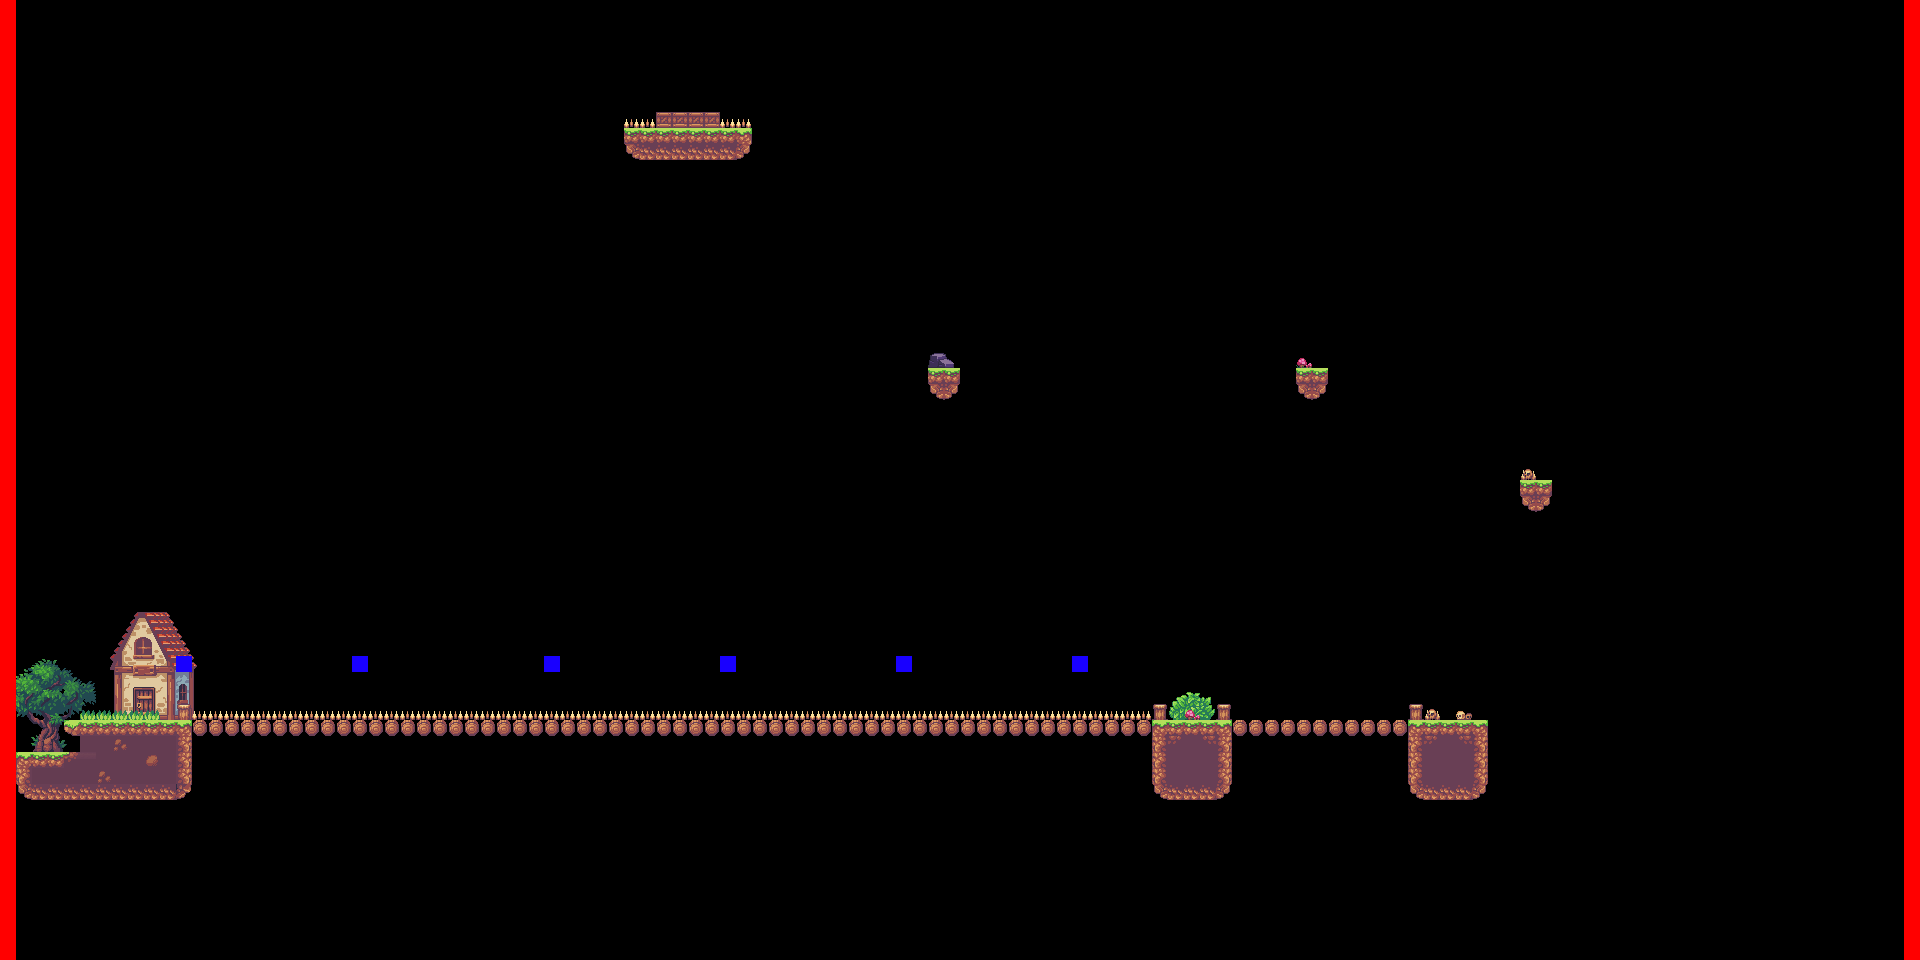

A level layout from a 2D game, rendered from its tile map. Below: a short description, then the map file with tile-grid data replaced by summaries:
An orthogonal 120x60 tile map with 16x16 px tiles, 4 tile layers (BackgroundDecorator, Collision, HiddenCollision, ForegroundDecorator), 3 tilesets and 49 objects (37x Gem, 5x EagleEnemy, 4x FrogSpringboard, Spawn Point, Exit, ...).

<map version="1.2" tiledversion="1.2.4" orientation="orthogonal" renderorder="right-down" width="120" height="60" tilewidth="16" tileheight="16" infinite="0" nextlayerid="13" nextobjectid="311">
 <tileset firstgid="1" name="props" tilewidth="16" tileheight="16" tilecount="364" columns="26">
  <image source="../tilesets/environment/props.png" width="416" height="224" />
  <tile id="317">
   <properties>
    <property name="collides" type="bool" value="true" />
   </properties>
  </tile>
  <tile id="321">
   <properties>
    <property name="collide_dmg" type="bool" value="true" />
   </properties>
  </tile>
 </tileset>
 <tileset firstgid="365" name="widgets" tilewidth="16" tileheight="16" tilecount="8" columns="8">
  <image source="../tilesets/widgets/widgets.png" width="128" height="16" />
  <tile id="0">
   <properties>
    <property name="widget" type="bool" value="true" />
   </properties>
  </tile>
  <tile id="1">
   <properties>
    <property name="collides" type="bool" value="true" />
    <property name="widget" type="bool" value="true" />
   </properties>
  </tile>
  <tile id="2">
   <properties>
    <property name="widget" type="bool" value="true" />
   </properties>
  </tile>
  <tile id="3">
   <properties>
    <property name="widget" type="bool" value="true" />
   </properties>
  </tile>
  <tile id="4">
   <properties>
    <property name="widget" type="bool" value="true" />
   </properties>
  </tile>
  <tile id="5">
   <properties>
    <property name="widget" type="bool" value="true" />
   </properties>
  </tile>
  <tile id="6">
   <properties>
    <property name="widget" type="bool" value="true" />
   </properties>
  </tile>
  <tile id="7">
   <properties>
    <property name="widget" type="bool" value="true" />
   </properties>
  </tile>
 </tileset>
 <tileset firstgid="373" name="tileset" tilewidth="16" tileheight="16" tilecount="585" columns="15">
  <image source="../tilesets/environment/tileset-extruded.png" width="240" height="624" />
  <tile id="16">
   <properties>
    <property name="collides" type="bool" value="true" />
   </properties>
  </tile>
  <tile id="18">
   <properties>
    <property name="collides" type="bool" value="true" />
   </properties>
  </tile>
  <tile id="20">
   <properties>
    <property name="collides" type="bool" value="true" />
   </properties>
  </tile>
  <tile id="22">
   <properties>
    <property name="collides" type="bool" value="true" />
   </properties>
  </tile>
  <tile id="24">
   <properties>
    <property name="collide_top_only" type="bool" value="true" />
    <property name="collides" type="bool" value="true" />
   </properties>
  </tile>
  <tile id="26">
   <properties>
    <property name="collide_top_only" type="bool" value="true" />
    <property name="collides" type="bool" value="true" />
   </properties>
  </tile>
  <tile id="28">
   <properties>
    <property name="collides" type="bool" value="true" />
   </properties>
  </tile>
  <tile id="110">
   <properties>
    <property name="collides" type="bool" value="true" />
   </properties>
  </tile>
  <tile id="114">
   <properties>
    <property name="collides" type="bool" value="true" />
   </properties>
  </tile>
  <tile id="116">
   <properties>
    <property name="collides" type="bool" value="true" />
   </properties>
  </tile>
  <tile id="118">
   <properties>
    <property name="collide_top_only" type="bool" value="true" />
    <property name="collides" type="bool" value="true" />
   </properties>
  </tile>
  <tile id="136">
   <properties>
    <property name="collide_top_only" type="bool" value="true" />
    <property name="collides" type="bool" value="true" />
   </properties>
  </tile>
  <tile id="138">
   <properties>
    <property name="collides" type="bool" value="true" />
   </properties>
  </tile>
  <tile id="148">
   <properties>
    <property name="collides" type="bool" value="true" />
   </properties>
  </tile>
  <tile id="166">
   <properties>
    <property name="collides" type="bool" value="true" />
   </properties>
  </tile>
  <tile id="168">
   <properties>
    <property name="collides" type="bool" value="true" />
   </properties>
  </tile>
  <tile id="170">
   <properties>
    <property name="collides" type="bool" value="true" />
   </properties>
  </tile>
  <tile id="172">
   <properties>
    <property name="collide_top_only" type="bool" value="true" />
    <property name="collides" type="bool" value="true" />
   </properties>
  </tile>
  <tile id="174">
   <properties>
    <property name="collide_top_only" type="bool" value="true" />
    <property name="collides" type="bool" value="true" />
   </properties>
  </tile>
  <tile id="268">
   <properties>
    <property name="collides" type="bool" value="true" />
   </properties>
  </tile>
  <tile id="288">
   <properties>
    <property name="collides" type="bool" value="true" />
   </properties>
  </tile>
  <tile id="318">
   <properties>
    <property name="collides" type="bool" value="true" />
   </properties>
  </tile>
  <tile id="326">
   <properties>
    <property name="collides" type="bool" value="false" />
   </properties>
  </tile>
  <tile id="328">
   <properties>
    <property name="collides" type="bool" value="false" />
   </properties>
  </tile>
  <tile id="346">
   <properties>
    <property name="collides" type="bool" value="true" />
   </properties>
  </tile>
  <tile id="476">
   <properties>
    <property name="collides" type="bool" value="true" />
   </properties>
  </tile>
  <tile id="560">
   <properties>
    <property name="collides" type="bool" value="true" />
   </properties>
  </tile>
 </tileset>
 <layer id="9" name="BackgroundDecorator" width="120" height="60">
  <data>[7200 cells, 100 non-empty, 100 distinct tile ids]</data>
 </layer>
 <layer id="10" name="Collision" width="120" height="60" locked="1">
  <data>[7200 cells, 251 non-empty, 19 distinct tile ids]</data>
 </layer>
 <layer id="12" name="HiddenCollision" width="120" height="60" locked="1">
  <data>[7200 cells, 120 non-empty, 1 distinct tile ids]</data>
 </layer>
 <layer id="11" name="ForegroundDecorator" width="120" height="60" opacity="0.95">
  <data>[7200 cells, 38 non-empty, 11 distinct tile ids]</data>
 </layer>
 <objectgroup id="5" name="Objects" locked="1">
  <object id="1" name="Spawn Point" x="263.987" y="18.8961">
   <point />
  </object>
  <object id="202" name="Exit" x="679.395" y="87.6805" width="16" height="16" />
  <object id="258" name="Gem" x="256" y="80" width="16" height="16" />
  <object id="259" name="EagleEnemy" x="512" y="656" width="16" height="16" />
  <object id="260" name="EagleEnemy" x="320" y="656" width="16" height="16" />
  <object id="261" name="EagleEnemy" x="688" y="656" width="16" height="16" />
  <object id="262" name="EagleEnemy" x="864" y="656" width="16" height="16" />
  <object id="263" name="EagleEnemy" x="1040" y="656" width="16" height="16" />
  <object id="264" name="FrogSpringboard" x="1440" y="688" width="16" height="16" />
  <object id="265" name="FrogSpringboard" x="1536" y="448" width="16" height="16" />
  <object id="266" name="FrogSpringboard" x="1312" y="336" width="16" height="16" />
  <object id="267" name="FrogSpringboard" x="944" y="336" width="16" height="16" />
  <object id="268" name="Gem" x="256" y="112" width="16" height="16" />
  <object id="269" name="Gem" x="256" y="144" width="16" height="16" />
  <object id="270" name="Gem" x="256" y="176" width="16" height="16" />
  <object id="271" name="Gem" x="256" y="208" width="16" height="16" />
  <object id="272" name="Gem" x="256" y="240" width="16" height="16" />
  <object id="273" name="Gem" x="256" y="272" width="16" height="16" />
  <object id="274" name="Gem" x="256" y="304" width="16" height="16" />
  <object id="275" name="Gem" x="256" y="336" width="16" height="16" />
  </objectgroup>
</map>
<!-- 29 of 49 objects omitted -->
